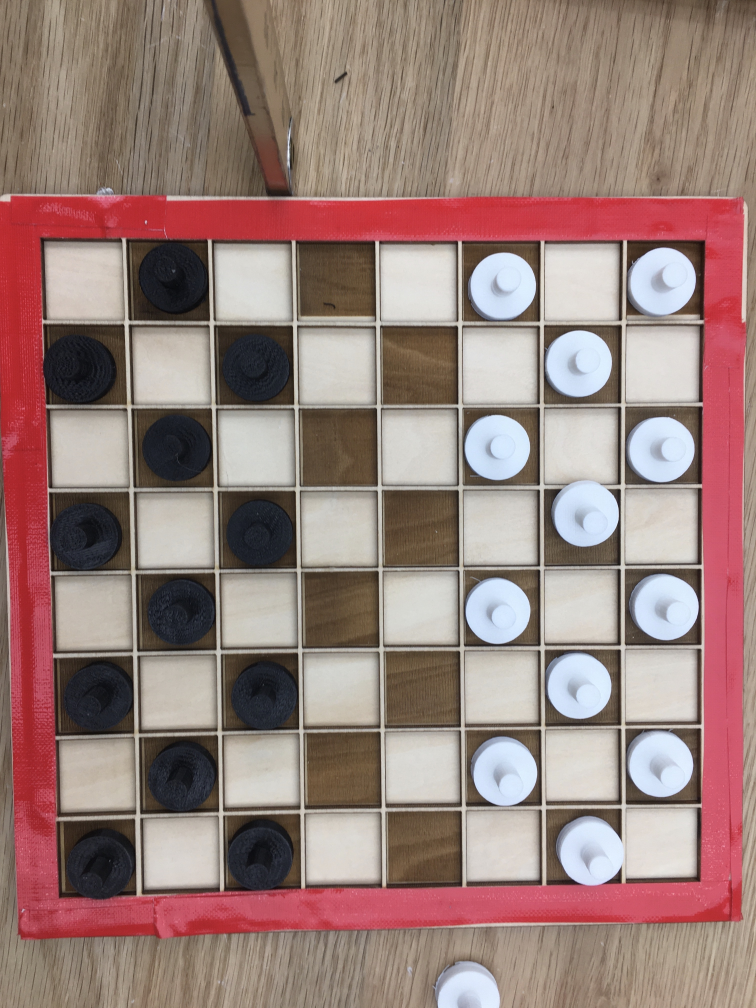
#> input picture example 1.jpg, 3024 x 4032 px (shown at 1/4 size)
$ python -i get_board.py   (imports and definitions only)
#> lines starting #> are read from the running program, lines starting #| are printed output that depends on the picture; after the words box and inside, x2 and y2 are one past the last pixel; in counts of white or black regions, pixels touching at a corner belong together
import cv2
import numpy as np
from collections import Counter

def get(file):
    """gets the board state given filename or image"""
#> called with file = 'example 1.jpg'

    #load image and resize it so it is easier to work with
    image = cv2.imread(file) if type(file) == str else file
#> image is the input picture: shape (4032, 3024, 3); mean B, G, R 122, 127.5, 153.6
    size = 100
    small = cv2.resize(image, (size, size))
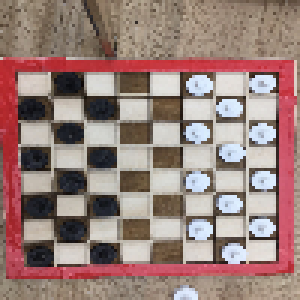
#> small: shape (100, 100, 3) (shown 3 times larger); mean B, G, R 122.1, 127.6, 153.6
    rgb = cv2.cvtColor(small, cv2.COLOR_BGR2RGB)

    #mask for the boarder
    lower_range = np.array([150,0, 0])
    upper_range = np.array([255, 120, 120])
    mask = cv2.inRange(rgb, lower_range, upper_range)
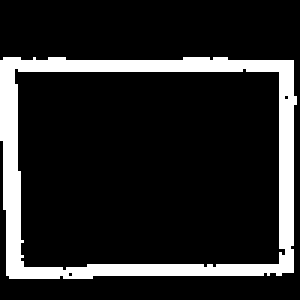
#> mask: shape (100, 100) (shown 3 times larger); 14.7% white; 1 white region, box (x1, y1, x2, y2) and area: (0, 19, 99, 93) 1469

    #find the rectangle of board
    boundaries = [None] * 4
    cap = size * 0.4
    for index, side in enumerate([mask, mask.transpose(), mask[::-1], mask.transpose()[::-1]]):
        for index2, row in enumerate(side):
            if Counter(row)[255] >= cap:
                boundaries[index] = size - index2 if index >= 2 else index2
            elif boundaries[index] is not None:
                break
        else:
            return None
#> this loop made 4 passes
#> after the loop, boundaries = [23, 6, 89, 94]
    top, left, bottom, right = boundaries
#> top = 23; left = 6; bottom = 89; right = 94

    if abs(top - bottom) < 10 or abs(left - right) < 10:
        return None

    #mask for white and black pieces
    b_lower_range = np.array([0]*3)
    b_upper_range = np.array([60]*3)
    black_piece_mask = cv2.inRange(rgb, b_lower_range, b_upper_range)
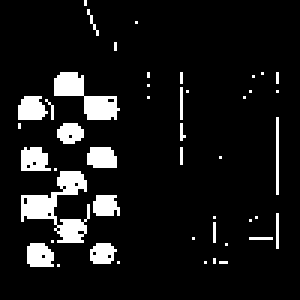
#> black_piece_mask: shape (100, 100) (shown 3 times larger); 9.2% white; 46 white regions (36 under 20 px), largest, box (x1, y1, x2, y2) and area: (7, 57, 30, 81) 228, (18, 24, 40, 40) 158, (6, 32, 16, 40) 64
    w_lower_range = np.array([180]*3)
    w_upper_range = np.array([[255] * 3])
    white_piece_mask = cv2.inRange(rgb, w_lower_range, w_upper_range)
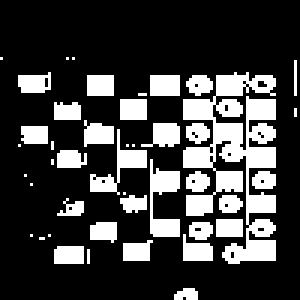
#> white_piece_mask: shape (100, 100) (shown 3 times larger); 24.3% white; 44 white regions (18 under 20 px), largest, box (x1, y1, x2, y2) and area: (61, 24, 92, 88) 954, (50, 53, 60, 79) 142, (30, 43, 49, 65) 117

    #detect the piece in each cell
    board = np.zeros((8, 8))
    v_range = (bottom - top)/8
#> v_range = 8.25
    h_range = (right - left)/8
#> h_range = 11
    cap = v_range * h_range * 0.2
#> cap = 18.15
    for row in range(8):
        for col in range(8):
            if (row + col) % 2 == 0:
                continue
            square = black_piece_mask[int(top+v_range*row):int(top+v_range*(row+1)),
                     int(left+h_range*col):int(left+h_range*(col+1))].flatten()
            if Counter(square)[255] > cap:
                board[row, col] = -1
            square = white_piece_mask[int(top + v_range * row):int(top + v_range * (row + 1)),
                     int(left + h_range * col):int(left + h_range * (col + 1))].flatten()
            if Counter(square)[255] > cap:
                board[row, col] = 1
    return board.tolist()

def board_to_text(board):
    """returns a string that represents the board given"""

    text = '+---' * 8 + '+\n'
    for row in board:
        text += '|'
        for col in row:
            text += f' {"O" if col == 1 else "X" if col == -1 else " "} |'
        text += '\n' + '+---' * 8 + '+\n'
    text = text[:-1]
    return text

>>> result = get('example 1.jpg')
#> result = [[0, -1, 0, 0, 0, 1, 0, 1], [-1, 0, -1, 0, 0, 0, 1, 0], [0, -1, 0, 0, 0, 1, 0, 1], [-1, 0, -1, 0, 0, 0, 1, 0], [0, -1, 0, 0, 0, 1, 0, 1], [-1, 0, -1, 0, 0, 0, 1, 0], [0, -1, 0, 0, 0, 1, 0, 1], [-1, 0, -1, 0, 0, 0, 1, 0]]

$ run again, on example 2.jpg
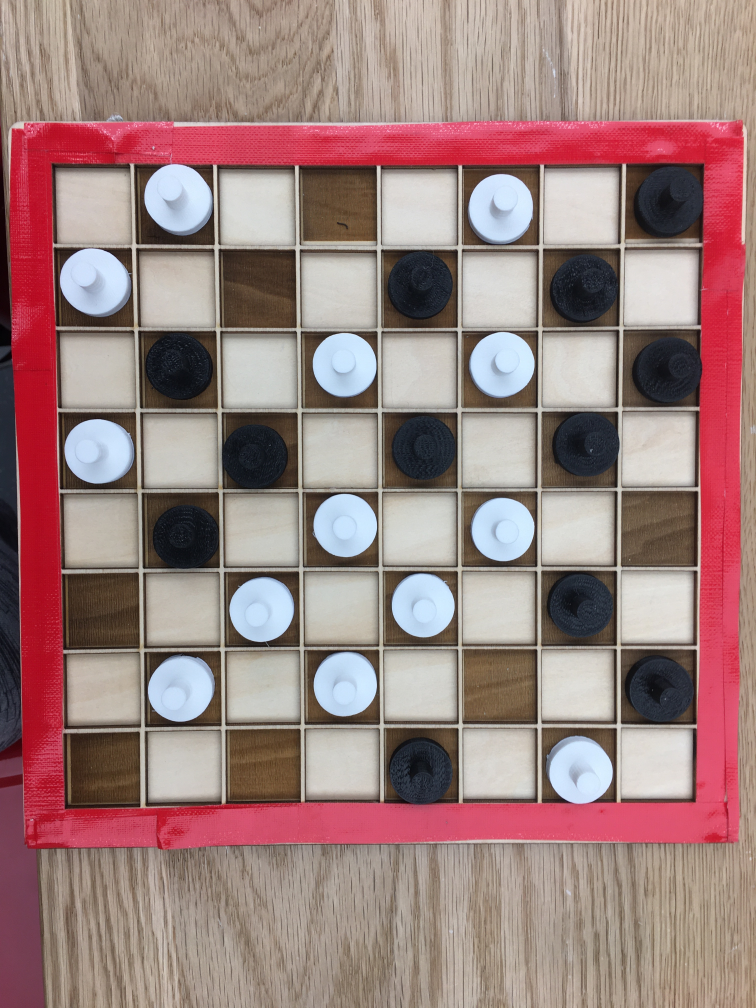
#> input picture example 2.jpg, 3024 x 4032 px (shown at 1/4 size)
#> in get, image is the input picture: shape (4032, 3024, 3); mean B, G, R 125.8, 128.1, 157.5
#> in get, `mask = cv2.inRange(rgb, lower_range, upper_range)`:
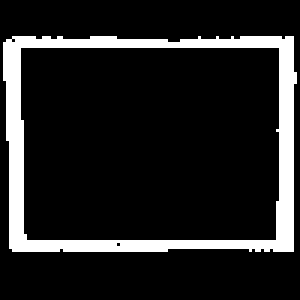
#> mask: shape (100, 100) (shown 3 times larger); 13.5% white; 1 white region, box (x1, y1, x2, y2) and area: (1, 12, 99, 84) 1352
#> the loop in get, `for index, side in enumerate([mask, mask.transpose(), mask[::-1], mask..` made 4 passes
#> after the loop in get, `for index, side in enumerate([mask, mask.transpose(), mask[::-1], mask..`: boundaries = [15, 7, 81, 94]
#> top = 15; left = 7; bottom = 81; right = 94
#> black_piece_mask: shape (100, 100); 9.4% white; 67 white regions (54 under 20 px), largest, box (x1, y1, x2, y2) and area: (0, 35, 3, 71) 82, (29, 40, 38, 49) 65, (83, 16, 93, 24) 64
#> in get, `white_piece_mask = cv2.inRange(rgb, w_lower_range, w_upper_range)`:
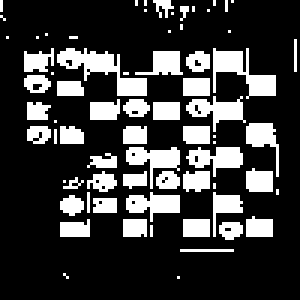
#> white_piece_mask: shape (100, 100) (shown 3 times larger); 23.2% white; 71 white regions (35 under 20 px), largest, box (x1, y1, x2, y2) and area: (19, 16, 49, 32) 184, (71, 16, 92, 33) 157, (62, 32, 82, 44) 109
#> v_range = 8.25
#> h_range = 10.88
#> cap = 17.94
#> result = [[0, 1, 0, 0, 0, 1, 0, -1], [1, 0, 0, 0, 1, 0, -1, 0], [0, -1, 0, 1, 0, 1, 0, -1], [1, 0, -1, 0, -1, 0, -1, 0], [0, -1, 0, 1, 0, 1, 0, 0], [0, 0, 1, 0, 1, 0, -1, 0], [0, 1, 0, 1, 0, 0, 0, -1], [0, 0, 0, 0, -1, 0, 1, 0]]

$ run again, on example 3.jpg
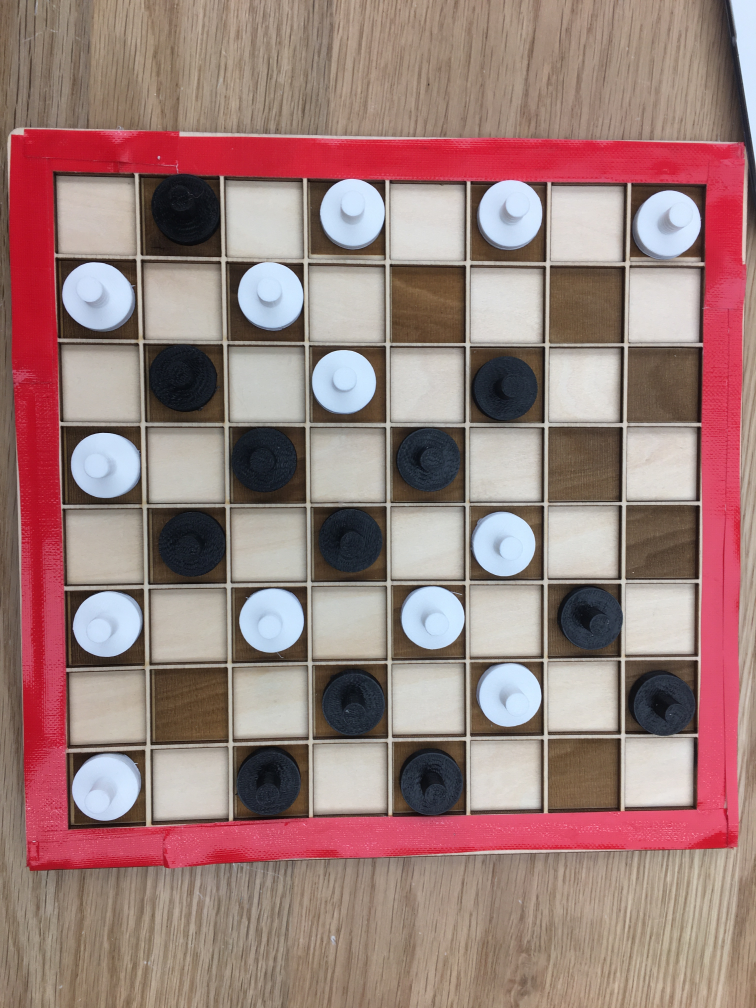
#> input picture example 3.jpg, 3024 x 4032 px (shown at 1/4 size)
#> in get, image is the input picture: shape (4032, 3024, 3); mean B, G, R 122.4, 126, 156.2
#> in get, `mask = cv2.inRange(rgb, lower_range, upper_range)`:
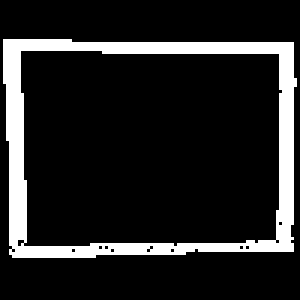
#> mask: shape (100, 100) (shown 3 times larger); 14.1% white; 1 white region, box (x1, y1, x2, y2) and area: (1, 13, 99, 86) 1410
#> the loop in get, `for index, side in enumerate([mask, mask.transpose(), mask[::-1], mask..` made 4 passes
#> after the loop in get, `for index, side in enumerate([mask, mask.transpose(), mask[::-1], mask..`: boundaries = [17, 7, 82, 94]
#> top = 17; left = 7; bottom = 82; right = 94
#> black_piece_mask: shape (100, 100); 9.1% white; 59 white regions (48 under 20 px), largest, box (x1, y1, x2, y2) and area: (52, 24, 72, 52) 137, (8, 46, 31, 58) 94, (11, 17, 29, 25) 85
#> in get, `white_piece_mask = cv2.inRange(rgb, w_lower_range, w_upper_range)`:
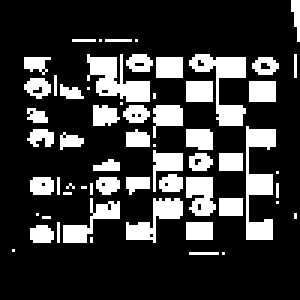
#> white_piece_mask: shape (100, 100) (shown 3 times larger); 21.9% white; 60 white regions (26 under 20 px), largest, box (x1, y1, x2, y2) and area: (82, 42, 92, 80) 200, (63, 18, 82, 42) 180, (29, 18, 50, 34) 178
#> v_range = 8.12
#> h_range = 10.88
#> cap = 17.67
#> result = [[0, -1, 0, 1, 0, 1, 0, 1], [1, 0, 1, 0, 0, 0, 0, 0], [0, -1, 0, 1, 0, -1, 0, 0], [1, 0, -1, 0, -1, 0, 0, 0], [0, -1, 0, -1, 0, 1, 0, 0], [1, 0, 1, 0, 1, 0, -1, 0], [0, 0, 0, -1, 0, 1, 0, -1], [1, 0, -1, 0, -1, 0, 0, 0]]
